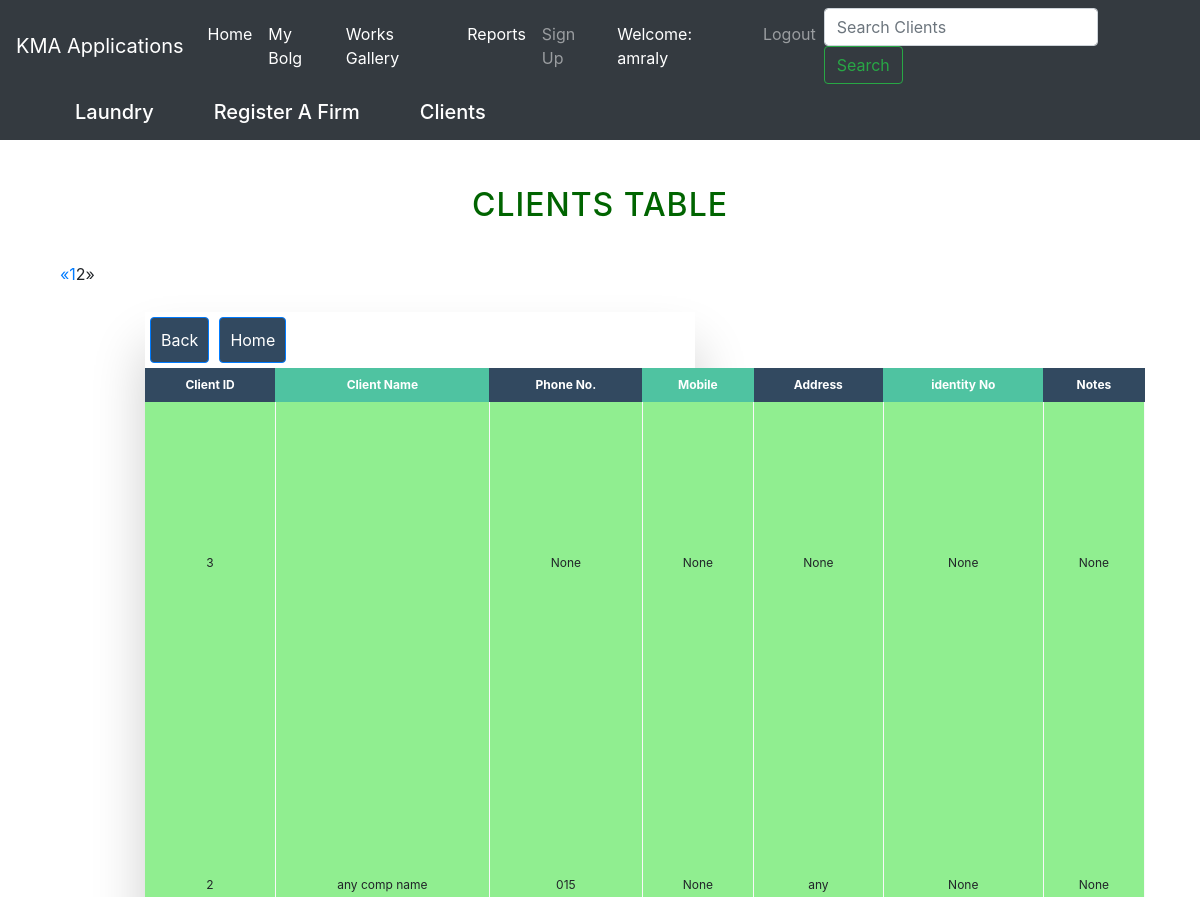
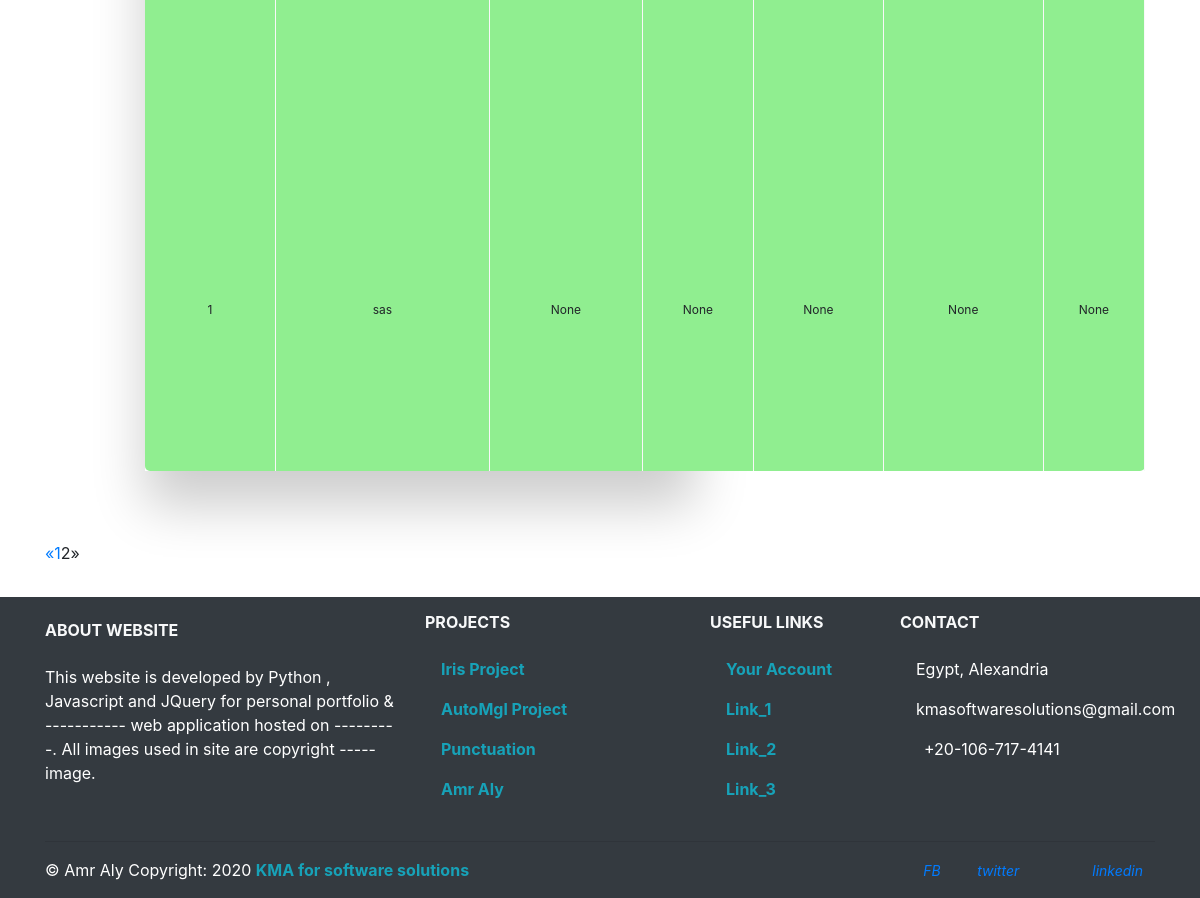
The app's page /crm/results/?page=2 (signed in) with its own data (2 pictures, top to bottom).
### crm/models.py (models this page shows, shortened)
class Clients(models.Model):
    name       = models.CharField(max_length=200)
    phone      = models.CharField(max_length=20, blank=True, null=True)
    mobile     = models.CharField(max_length=20, blank=True, null=True)
    address    = models.CharField(max_length=200, blank=True, null=True)
    photo      = models.ImageField(upload_to='Clients_pics', blank=True)
    identityNo = models.CharField(max_length=200, blank=True, null=True)
    notes      = models.CharField(max_length=2000, blank=True, null=True)

### crm/views.py (the view)
# urls.py: path('results/', views.Search, name='search'),
def Search(request):
    _search = request.GET.get('q')
    if _search:
        results = Clients.objects.order_by('-id')\
                 .filter(Q(name__icontains=_search)\
                 | Q(phone__icontains=_search)\
                 | Q(mobile__icontains=_search))
    else:
        results = Clients.objects.all().order_by('-id')
    paginator = Paginator(results, 5) # One result per page
    page = request.GET.get('page')
    try:
        search_result = paginator.page(page)
    except PageNotAnInteger:
        search_result = paginator.page(1)
    except EmptyPage:
        search_result = paginator.page(paginator.num_pages)
    context={ 'search_res':search_result,
              'page':page,
              'results':results,
            }
    return render(request, 'tables.html', context)

### crm/templates/tables.html (shortened to what this page needs)
{% extends 'index.html' %}
{% load bootstrap %} {% load static %} {% block content %}
<head>
    <link rel="stylesheet" href="{% static 'css/tables.css' %}">
    <link rel="stylesheet" href="{% static 'css/pagination.css' %}">
    <link rel="stylesheet" href="{% static 'css/bootstrap.min.css' %}">
</head>
<span>
  <h2 style="color:DarkGreen;">Clients Table</h2>
</span>
<div class="container" id='div-table'>
  {% include "crm/pagination.html" with page=search_res %}
    <div class="col-md-8 col-md-offset-2">
      <div class="panel panel-default">
            <div class="panel-body">
                <div class="table-wrapper">
                  <table class="fl-table" id="table">
                      {% if client %}
                      <a class="btn btn-primary" href="{% url 'crm:clients' %}" id="btn-cl">Back</a>
                      <a class="btn btn-primary" href="{% url 'crm:home' %}" id="btn-cl">Go To ID</a>
                          <thead>
                            <tr>
                                <th>Client ID</th>
                                <th>Client Name</th>
                                <th>Phone No.</th>
                                <th>Mobile</th>
                                <th>Address</th>
                                <th>identity No</th>
                                <th>Notes</th>
                            </tr>
                        </thead>
                        {% for cl in client %}
                        <tbody>
                            <tr>
                                <td>{{cl.id}}</td>
                                <td>{{cl.name}}</td>
                                <td>{{cl.phone}}</td>
                                <td>{{cl.mobile}}</td>
                                <td>{{cl.address}}</td>
                                <td>{{cl.identityNo}}</td>
                                <td>{{cl.notes}}</td>
                            </tr>
                        </tbody>
                        {% endfor %}
                        {% elif results %}
                        <a class="btn btn-primary" href="{% url 'crm:clients' %}" id="btn-cl">Back</a>
                        <a class="btn btn-primary" href="{% url 'crm:home' %}" id="btn-cl">Home</a>
                        <thead>
                              <tr>
                                  <th>Client ID</th>
                                  <th>Client Name</th>
                                  <th>Phone No.</th>
                                  <th>Mobile</th>
                                  <th>Address</th>
                                  <th>identity No</th>
                                  <th>Notes</th>
                               </tr>
                        </thead>
                            {% for cl in search_res %}
                            <tbody>
                                <tr>
                                    <td>{{cl.id}}</td>
                                    <td>{{cl.name}}</td>
                                    <td>{{cl.phone}}</td>
                                    <td>{{cl.mobile}}</td>
                                    <td>{{cl.address}}</td>
                                    <td>{{cl.identityNo}}</td>
                                    <td>{{cl.notes}}</td>
                                </tr>
                            </tbody>
                            {% endfor %}
                        {% endif %}
                    </table>
                </div>
            </div>
        </div>
    </div>
</div>
{% include "crm/pagination.html" with page=search_res %}
{% endblock %}

### crm/templates/index.html (shortened to what this page needs)
{% load static %}
{% load bootstrap %}
<!DOCTYPE html>
<html lang="en">
<head>
    <link rel="stylesheet" href="{% static 'css/style.css' %}">
    <link rel="stylesheet" href="{% static 'css/bootstrap.min.css' %}">
</head>
<body class="override">
    <header>
        <nav class="navbar navbar-expand-md navbar-dark bg-dark fixed top-0">
            <a class="navbar-brand" href="/">KMA Applications</a>
            <div class="collapse navbar-collapse" id="navbarCollapse">
                <ul class="navbar-nav mr-auto">
                    <li class="nav-item active">
                        <a class="nav-link" href="/crm">Home<span class="sr-only">(current)</span></a>
                    </li>
                    <li class="nav-item active">
                        <a class="nav-link" href="{% url 'blog:allblogs' %}">My Bolg<span class="sr-only">(current)</span></a>
                    </li>
                    <li class="nav-item active">
                        <a class="nav-link" href="{% url 'jobs:home' %}">Works Gallery</a>
                    </li>
                    <li class="nav-item active">
                        <a class="nav-link" href="/crm/reports/">Reports</a>
                    </li>
                    <li class="nav-item">
                        <a class="nav-link" href="{% url 'signup' %}">Sign Up</a>
                    </li>
                    {% if user.is_authenticated %}
                        <li class="nav-item active">
                            <a class="nav-link disabled">Welcome: {{ user.username }}</a>
                        </li>
                        <li class="nav-item">
                            <a class="nav-link" href="{% url 'logout' %}">Logout</a>
                        </li>
                    {% else %}
                        <li class="nav-item">
                            <a class="nav-link" href="{% url 'login' %}">Login</a>
                        </li>
                    {% endif %}
                </ul>
                <form class="form-inline mt-2 mt-md-0" method="GET" action="{% url 'crm:search' %}">
                    <input class="form-control mr-sm-2" type="text" name='q' placeholder="Search Clients" value="{{request.GET.q}}" aria-label="Search">
                    <button class="btn btn-outline-success my-2 my-sm-0" type="submit">Search</button>
                </form>
            </div>
        </nav>
        <nav class="navbar navbar-expand-lg navbar-lightdark bg-dark mb-3 fixed top-0" id="nav-main">
            <div class="container">
                <div id="navbar" class="collapse navbar-collapse">
                    <ul class="nav navbar-nav navbar-right">
                        <li>
                            <h5><a href="/laundry/" id="rec">Laundry </a></h5>
                        </li>
                        <li>
                            <h5><a href="/crm/record/" id="rec">Register A Firm</a></h5>
                        </li>
                        <li>
                            <h5><a href="{% url 'crm:clients' %}" id="index-cl">Clients</a></h5>
                        </li>
                    </ul>
                </div>
        </nav>
    </header>
    <div class="container">
        <div class="row">
            <div class="col">
                {% block content %}
                {% endblock %}
            </div>
        </div>
    </div>
            <footer class="page-footer bg-dark text-white font-small mdb-color">
                <div class="container text-center text-md-left">
                    <div class="row text-center text-md-left mt-3 pb-2">
                        <div class="col-md-4 col-lg-4 col-xl-4 mx-auto mt-4">
                            <h6 class="text-uppercase mb-4 font-weight-bold text-light">About WebSite </h6>
                            <p>This website is developed by Python , Javascript  and JQuery for personal portfolio &amp; ----------- web application hosted on ---------. All images used in site are copyright ----- image.</p>
                        </div>
                        <div class="col-md-3 col-lg-3 col-xl-3 mx-auto mt-3">
                            <h6 class="text-uppercase mb-4 font-weight-bold text-light">Projects</h6>
                            <p>
                                <a class="text-info font-weight-bold" href="#"> Iris Project</a>
                            </p>
                            <p>
                            <a class="text-info font-weight-bold" href="#"> AutoMgl Project</a>
                            </p>
                            <p>
                            <a class="text-info font-weight-bold" href="#">Punctuation</a>
                            </p>
                            <p>
                            <a class="text-info font-weight-bold" href="#"> Amr Aly</a>
                            </p>
                        </div>
                        <div class="col-md-3 col-lg-2 col-xl-2 mx-auto mt-3">
                            <h6 class="text-uppercase mb-4 font-weight-bold text-light">Useful links</h6>
                            <p>
                            <a class="text-info font-weight-bold" href="#"> Your Account</a>
                            </p>
                            <p>
                            <a class="text-info font-weight-bold" href="#"> Link_1</a>
                            </p>
                            <p>
                            <a class="text-info font-weight-bold" href="#" target="_blank"> Link_2</a>
                            </p>
                            <p>
                            <a class="text-info font-weight-bold" href="#" target="_blank"> Link_3</a>
                            </p>
                        </div>
                        <div class="col-md-3 col-lg-3 col-xl-3 mx-auto mt-3">
                            <h6 class="text-uppercase mb-4 font-weight-bold text-light">Contact</h6>
                            <p>
                             Egypt, Alexandria</p>
                            <p>
                             kmasoftwaresolutions@gmail.com</p>
                            <p>
                             +20-106-717-4141</p>
                        </div>
                    </div>
                    <hr>
                    <div class="row d-flex align-items-center">
                        <div class="col-md-7 col-lg-8">
                            <p class="text-center text-md-left">&copy Amr Aly Copyright:  {% now "Y" %}
                            <a href="https://github.com/cehceh" target="_blank">
                                <strong class="text-info font-weight-bold"> KMA for software solutions</strong>
                            </a>
                            </p>
                        </div>
                            <div class="col-md-5 col-lg-4 ml-lg-0">
                                <div class="text-center text-md-right">
                                    <ul class="list-unstyled list-inline">
                                        <li class="list-inline-item">
                                        <a class="btn-floating btn-sm rgba-white-slight mx-1" href="https://www.facebook.com" target="_blank">
                                            <i class="fab fa-facebook-f" aria-hidden="false">FB</i>
                                        </a>
                                        </li>
                                        <li class="list-inline-item">
                                        <a class="btn-floating btn-sm rgba-white-slight mx-1" href="https://twitter.com/" target="_blank">
                                            <i class="fab fa-twitter" aria-hidden="true">twitter</i>
                                        </a>
                                        </li>
                                        <li class="list-inline-item">
                                        <a class="btn-floating btn-sm rgba-white-slight mx-1" href="https://google.com/" target="_blank">
                                        </a>
                                        </li>
                                        <li class="list-inline-item">
                                            <a class="btn-floating btn-sm rgba-white-slight mx-1" href="https://www.linkedin.com/in/amr-ali-82909894/" target="_blank">
                                                <i class="fab fa-linkedin-in" aria-hidden="true">linkedin</i>
                                            </a>
                                        </li>
                                    </ul>
                                </div>
                            </div>
                    </div>
                </div>
            </footer>
</body>
</html>

### crm/static/css/style.css (style rules this page uses)
#signup, #index-cl, #rec, #mycrm { color: white; padding: 10px; margin: 20px }
#btn-cl, #btn-rec { padding: 10px; margin: 5px; background-color: #324960; }

### crm/static/css/tables.css (style rules this page uses)
* { box-sizing: border-box; -webkit-box-sizing: border-box; -moz-box-sizing: border-box; }
body { font-family: Helvetica; -webkit-font-smoothing: antialiased; background: rgba( 71, 147, 227, 1); }
h2 { text-align: center; font-size: 18px; text-transform: uppercase; letter-spacing: 1px; color: white; padding: 30px 0; }
.table-wrapper { margin: 10px 70px 70px; box-shadow: 0px 35px 50px rgba( 0, 0, 0, 0.2); }
.fl-table { border-radius: 5px; font-size: 12px; font-weight: normal; border: none; border-collapse: collapse; width: 100%; max-width: 200%; white-space: nowrap; background-color: lightgreen; width: 1000px; height: 1000px; }
.fl-table td, .fl-table th { text-align: center; padding: 8px; }
.fl-table td { border-right: 1px solid #f8f8f8; font-size: 12px; }
.fl-table thead th { color: #ffffff; background: #4FC3A1; }
.fl-table thead th:nth-child(odd) { color: #ffffff; background: #324960; }

### records on screen
Clients: id "3", phone "None", mobile "None", address "None", identityNo "None", notes "None"
Clients: id "2", name "any comp name", phone "015", mobile "None", address "any", identityNo "None", notes "None"
Clients: id "1", name "sas", phone "None", mobile "None", address "None", identityNo "None", notes "None"

### other values on screen
{{ user.username }} "amraly"
{{ i }} "1" "1"
{{ i }} "2" "2"
